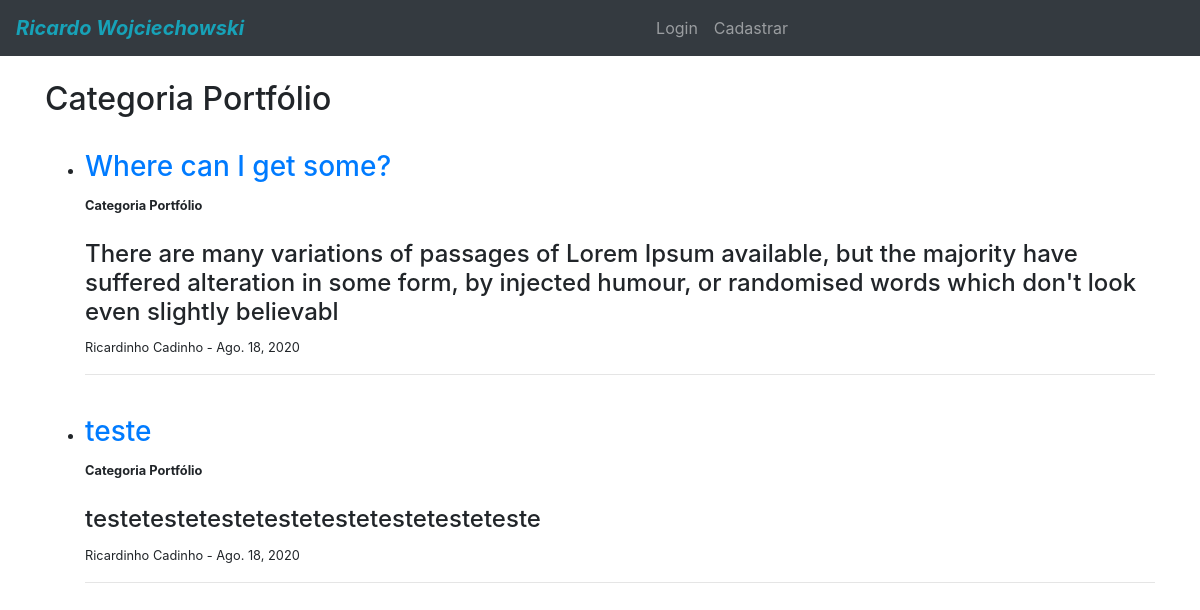
The page /categorias/Portfólio/ on the database as committed earlier.
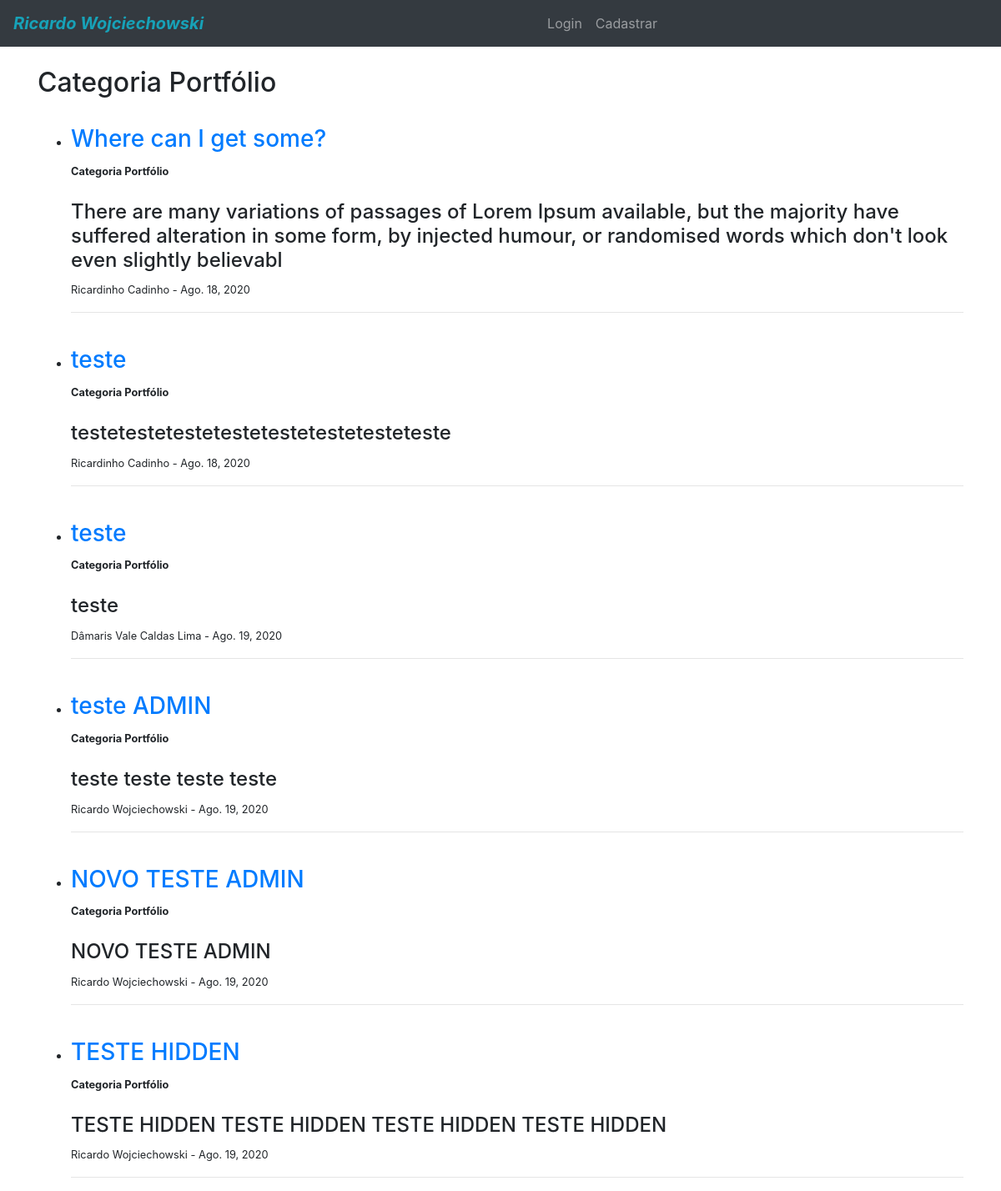
The same page on the database as committed later.
### blog/models.py (models this page shows, shortened)
class Post(models.Model):
    title = models.CharField(max_length=255)
    author = models.ForeignKey(User, on_delete=models.CASCADE)
    body = models.TextField()
    post_date = models.DateField(auto_now_add=True)
    category = models.CharField(max_length=255, default='sem categoria')
    likes = models.ManyToManyField(User, related_name='blog_posts')

### blog/views.py (the view)
# urls.py: path('categorias/<str:cats>/', category_view, name='category'),
def category_view(request, cats):
    category_posts = Post.objects.filter(category=cats)
    return render(request, 'categories.html', {'cats': cats.title(), 'category_posts': category_posts})

### templates/categories.html
{% extends 'base.html' %}
{% block content %}
    {% if category_posts %}
        <h2>Categoria {{ cats }}</h2>
        <ul>
        {% for post in category_posts %}
            <br>
            <li>
                <h3><a href="{% url 'article-detail' post.pk %}">{{ post.title }}</a></h3>
                <small><b>Categoria {{ post.category }}</b></small>
                <br><br>
                <h4>{{ post.body | slice:":200" }}</h4>
                <p><small>{{ post.author.first_name }} {{ post.author.last_name }} - {{ post.post_date }}</small></p>
            </li>
            <hr>
        {% endfor %}
        </ul>
    {% else %}
        <h2>Nessa categoria não temos post!</h2>
    {% endif %}
{% endblock %}

Rows that differ between the two databases and show on the page:
added Post: title "teste", category "Portfólio", body "teste", author.first_name "Dâmaris", author.last_name "Vale Caldas Lima", post_date "Ago. 19, 2020"
added Post: title "teste ADMIN", category "Portfólio", body "teste teste teste teste", author.first_name "Ricardo", author.last_name "Wojciechowski", post_date "Ago. 19, 2020"
added Post: title "NOVO TESTE ADMIN", category "Portfólio", body "NOVO TESTE ADMIN", author.first_name "Ricardo", author.last_name "Wojciechowski", post_date "Ago. 19, 2020"
added Post: title "TESTE HIDDEN", category "Portfólio", body "TESTE HIDDEN TESTE HIDDEN TESTE HIDDEN TESTE HIDDEN", author.first_name "Ricardo", author.last_name "Wojciechowski", post_date "Ago. 19, 2020"
